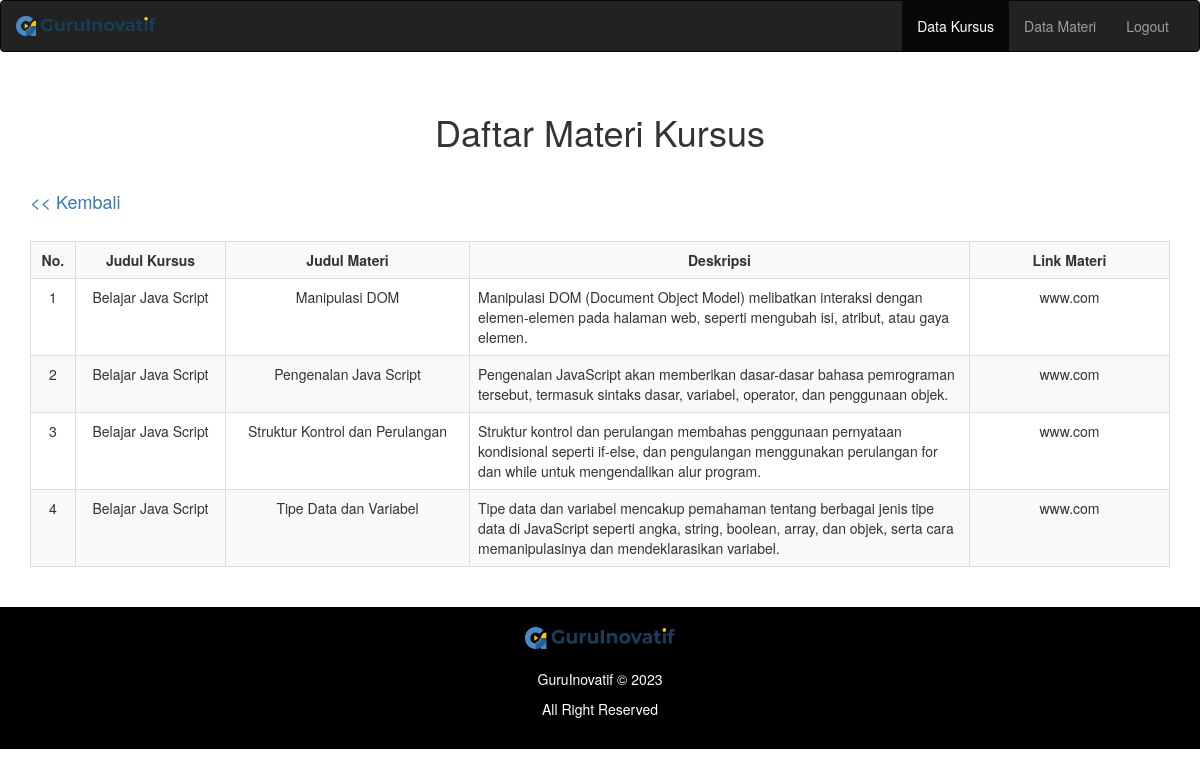
Screenshot of /detail_materi.php?id=3 (signed in) with the database file from the repository.
### tables this page shows
CREATE TABLE `materi` (
  `id` int(11) NOT NULL AUTO_INCREMENT,
  `judul` varchar(1000) DEFAULT NULL,
  `deskripsi` varchar(5000) DEFAULT NULL,
  `link` varchar(5000) DEFAULT NULL,
  `id_kursus` int(11) DEFAULT NULL,
  PRIMARY KEY (`id`),
  KEY `materi_ibfk_1` (`id_kursus`),
  CONSTRAINT `materi_ibfk_1` FOREIGN KEY (`id_kursus`) REFERENCES `kursus` (`id`) ON DELETE CASCADE
);

CREATE TABLE `kursus` (
  `id` int(11) NOT NULL AUTO_INCREMENT,
  `judul` varchar(1000) DEFAULT NULL,
  `deskripsi` varchar(5000) DEFAULT NULL,
  `durasi` varchar(100) DEFAULT NULL,
  PRIMARY KEY (`id`)
);

### function.php (called while the page is built, shortened)
<?php
$db = mysqli_connect("localhost", "root", "", "onlinecourse");
function query($query)
{
	global $db;
	$result = mysqli_query($db, $query);
	$rows = [];
	while ($row = mysqli_fetch_assoc($result)) {
		$rows[] = $row;
	}
	return $rows;
}
?>

### detail_materi.php (the view, shortened to what this page needs)
<?php
require 'function.php';
if ($_GET['id'] != NULL) {
    $id = $_GET['id'];
    $data = query("SELECT materi.id AS id_materi, materi.judul AS judul_materi, materi.deskripsi AS deskripsi_materi, link, kursus.judul AS judul_kursus FROM materi JOIN kursus ON materi.id_kursus = kursus.id WHERE materi.id_kursus = $id ORDER BY materi.judul ASC");
} else {
    $data = query("SELECT materi.id AS id_materi, materi.judul AS judul_materi, materi.deskripsi AS deskripsi_materi, link, kursus.judul AS judul_kursus FROM materi JOIN kursus ON materi.id_kursus = kursus.id ORDER BY kursus.judul ASC");
}
?>
<!DOCTYPE html>
<html lang="en">
<head>
    <link rel="stylesheet" href="bootstrap/css/bootstrap.min.css">
    <link rel="stylesheet" href="style.css">
</head>
<body>
        <nav class="navbar navbar-default navbar-inverse">
            <div class="container-fluid">
                <div class="navbar-header">
                    <img src="img/logo.png" alt="" class="navbar-brand">
                </div>
                <div class="collapse navbar-collapse" id="example-1">
                    <ul class="nav navbar-nav navbar-right">
                    <li class="active"><a href="index.php">Data Kursus<span class="sr-only">(current)</span></a></li>
                    <li><a href="materi.php">Data Materi</a></li>
                    <li><a href="logout.php">Logout</a></li>
                    </ul>
		        </div>
            </div>
        </nav>
    <div class="container text-center">
        <div>
            <br>
            <h1>Daftar Materi Kursus</h1>
            <br>
        </div>
            <div>
                <h4 class="text-left"><a href="index.php"><< Kembali</a></h4><br>
                <table border=1 class="table table-striped table-bordered">
                    <tr>
                        <th scope="col">No.</th>
                        <th>Judul Kursus</th>
                        <th>Judul Materi</th>
                        <th>Deskripsi</th>
                        <th>Link Materi</th>
                    </tr>
                    <?php
                        $no=1;
                        foreach($data as $row){ ?>
                    <tr>
                            <td><?php echo $no++;?></td>
                            <td><?php echo $row['judul_kursus'];?></td>
                            <td><?php echo $row['judul_materi'];?></td>
                            <td class="text-left" width="500px"><?php echo $row['deskripsi_materi'];?></td>
                            <td  width="200px"><?php echo $row['link'];?></td>
                    </tr>
                    <?php } ?>
                </table>
            </div>
    </div>
    <div class="footer footer-index text-center container-fluid" style="margin-top: 20px; background:black;">
        <img src="img/logo.png" width="150px" style="margin-top:20px;"/>
        <br><br>
        <p class="copyright" style="color:white;">GuruInovatif © 2023</p>
        <p style="color:white;">All Right Reserved</p>
        <br>
    </div>
</body>
</html>

### style.css (style rules this page uses)
table { margin-left: auto; margin-right: auto; }
td { position:relative; text-align: center; }
th { position:relative; text-align: center; }

### rows the page displays
materi: id_kursus.judul "Belajar Java Script", judul "Manipulasi DOM", deskripsi "Manipulasi DOM (Document Object Model) melibatkan interaksi dengan elemen-elemen pada halaman web, seperti mengubah isi, atribut, atau gaya elemen.", link "www.com"
materi: id_kursus.judul "Belajar Java Script", judul "Pengenalan Java Script", deskripsi "Pengenalan JavaScript akan memberikan dasar-dasar bahasa pemrograman tersebut, termasuk sintaks dasar, variabel, operator, dan penggunaan objek.", link "www.com"
materi: id_kursus.judul "Belajar Java Script", judul "Struktur Kontrol dan Perulangan", deskripsi "Struktur kontrol dan perulangan membahas penggunaan pernyataan kondisional seperti if-else, dan pengulangan menggunakan perulangan for dan while untuk mengendalikan alur program.", link "www.com"
materi: id_kursus.judul "Belajar Java Script", judul "Tipe Data dan Variabel", deskripsi "Tipe data dan variabel mencakup pemahaman tentang berbagai jenis tipe data di JavaScript seperti angka, string, boolean, array, dan objek, serta cara memanipulasinya dan mendeklarasikan variabel.", link "www.com"
